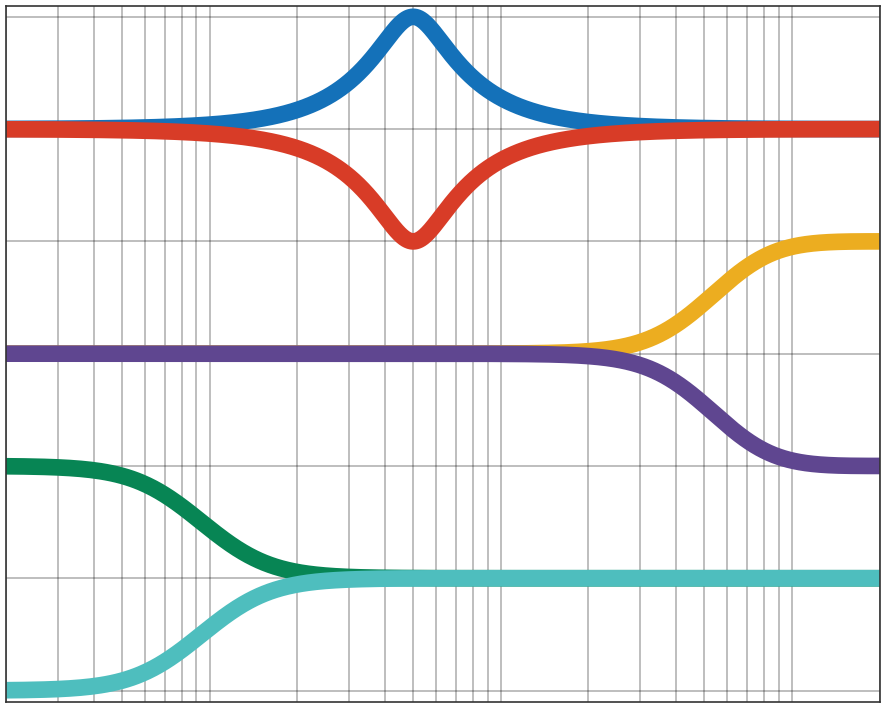

Write Python code to recreate this figure.
# %%
import pyfar as pf
import matplotlib.pyplot as plt

impulse = pf.signals.impulse(44100)

pf.plot.use()


# %% audio filter (bell and shelves) ------------------------------------------
_, ax = plt.subplots(1, 1, figsize=(15/2.54, 12/2.54), sharey=True)

# bell and shelve
frequency = 5e2
linewidth = 8
axis = ax
y = pf.dsp.filter.bell(impulse, frequency, 10, 2)
pf.plot.freq(y, ax=axis, label='Bell', lw=linewidth)

y = pf.dsp.filter.bell(impulse, frequency, -10, 2)
pf.plot.freq(y, ax=axis, label='Bell', lw=linewidth)

y = pf.dsp.filter.high_shelve(impulse, 8*frequency, 10, 2, 'II')
pf.plot.freq(y * 10**(-20/20), ax=axis, label='High-shelve', lw=linewidth)

y = pf.dsp.filter.high_shelve(impulse, 8*frequency, -10, 2, 'II')
pf.plot.freq(y * 10**(-20/20), ax=axis, label='High-shelve', lw=linewidth)

y = pf.dsp.filter.low_shelve(impulse, 1/4*frequency, 10, 2, 'II')
pf.plot.freq(y * 10**(-40/20), ax=axis, label='Low-shelve', lw=linewidth)

y = pf.dsp.filter.low_shelve(impulse, 1/4*frequency, -10, 2, 'II')
pf.plot.freq(y * 10**(-40/20), ax=axis, label='Low-shelve', lw=linewidth)

axis.set_title('')
axis.set_xlim(20, 20e3)
axis.set_ylim(-51, 11)
axis.set_xlabel('')
axis.set_ylabel('')
axis.set_xticklabels([])
axis.set_yticklabels([])

plt.savefig('thumbnail_pyfar_filter_types.png', dpi=150)
